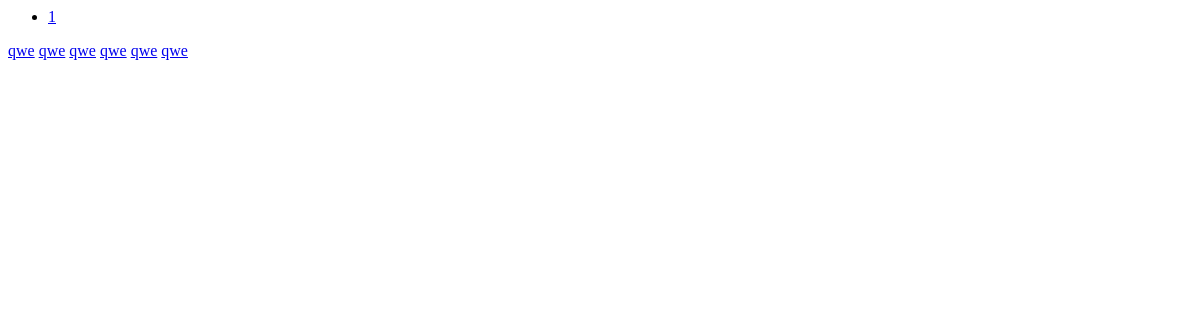
Before: / with the older database file.
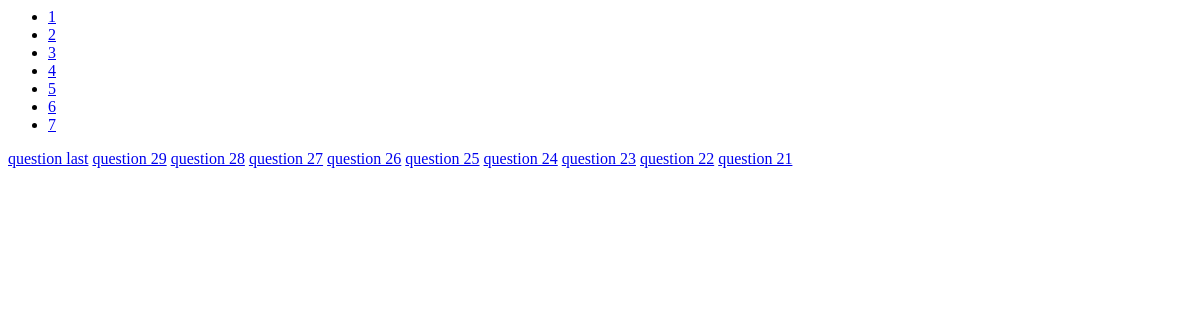
After: the same page with the newer database file.
### qa/models.py (models this page shows)
class Question(models.Model):
  title = models.CharField(max_length=255)
  text = models.TextField(default='')
  added_at = models.DateField(default=datetime.date.today)
  rating = models.IntegerField(default=0)
  author = models.ForeignKey(User)
  likes = models.ManyToManyField(User, related_name='likes_set')
  objects = QuestionManager()
  def get_url(self):
    return reverse('question', kwargs={'id': self.id})
  def __unicode__(self):
    return self.title

### qa/views.py (the view)
# urls.py: url(r'^$', new, name = 'new'),
def new(request):
  questions = Question.objects.new()
  page = request.GET.get('page', 1)
  paginator = Paginator(questions, 10)
  paginator.baseurl = '/?page='
  page = paginator.page(page)
  return render(request, 'new.html', {
    'questions': page.object_list,
    'paginator': paginator,
    'page': page,
  })

### qa/models.py (called while the page is built)
  def new(self):
    return self.order_by('-id')

### qa/templates/new.html
<nav><ul class="paginator">
{% for p in paginator.page_range %}
  {% if p == page.number %}
  <li class="active">
  {% else %}
  <li>
  {% endif %}
    <a href="{{ paginator.baseurl }}{{ p }}">{{ p }}</a>
  </li>
{% endfor %}
</ul></nav>
{% for q in questions %}
  <a href="{{ q.get_url }}">{{ q }}</a>
{% endfor %}

Changed rows visible on the page:
no longer on this page (row unchanged): Question: title "qwe"
no longer on this page (row unchanged): Question: title "qwe"
no longer on this page (row unchanged): Question: title "qwe"
no longer on this page (row unchanged): Question: title "qwe"
no longer on this page (row unchanged): Question: title "qwe"
no longer on this page (row unchanged): Question: title "qwe"
added Question: title "question last"
added Question: title "question 29"
added Question: title "question 28"
added Question: title "question 27"
added Question: title "question 26"
added Question: title "question 25"
added Question: title "question 24"
added Question: title "question 23"
added Question: title "question 22"
added Question: title "question 21"
Other visible differences:
new list line: "2"
new list line: "3"
new list line: "4"
new list line: "5"
new list line: "6"
new list line: "7"
